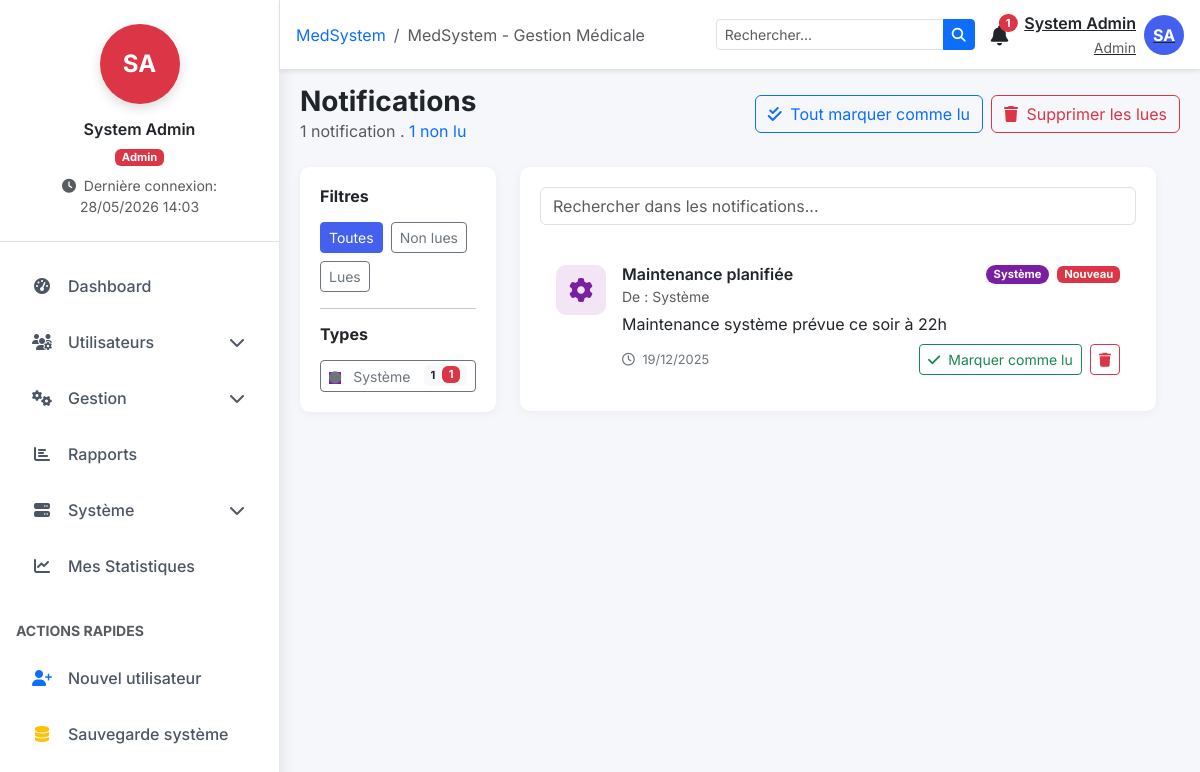
/admin/notifications.php (signed in), run on the app's committed database.
### tables this page shows
CREATE TABLE `notifications` (
  `id` int(11) NOT NULL,
  `user_id` int(11) NOT NULL,
  `type` varchar(50) NOT NULL,
  `titre` varchar(200) NOT NULL,
  `message` text NOT NULL,
  `lien` varchar(255) DEFAULT NULL,
  `lu` tinyint(1) DEFAULT '0',
  `important` tinyint(1) DEFAULT '0',
  `expires_at` datetime DEFAULT NULL,
  `created_at` timestamp NOT NULL DEFAULT CURRENT_TIMESTAMP
);

### config/database.php (called while the page is built, shortened)
<?php
function getTypeName($type) {
    $types = [
        'rdv'          => 'Rendez-vous',
        'consultation' => 'Consultation',
        'patient'      => 'Patient',
        'system'       => 'Système',
        'urgence'      => 'Urgence',
        'message'      => 'Message',
        'info'         => 'Information'
    ];
    return $types[$type] ?? ucfirst($type);
}
function getTypeIcon($type) {
    $icons = [
        'rdv'          => 'fas fa-calendar-alt',
        'consultation' => 'fas fa-stethoscope',
        'patient'      => 'fas fa-user',
        'system'       => 'fas fa-cog',
        'urgence'      => 'fas fa-ambulance',
        'message'      => 'fas fa-envelope',
        'info'         => 'fas fa-info-circle'
    ];
    return $icons[$type] ?? 'fas fa-bell';
}
function getTimeAgo($timestamp) {
    $diff = time() - strtotime($timestamp);
    return date('d/m/Y', strtotime($timestamp));
}
?>

### admin/notifications.php (the view, shortened to what this page needs)
<?php
require_once '../config/database.php';
require_once '../includes/header.php';
$pdo = Database::getInstance()->getConnection();
$user_id = $_SESSION['user_id'];
$role = $_SESSION['role'];
$page = isset($_GET['page']) ? (int)$_GET['page'] : 1;
$limit = 20;
$offset = ($page - 1) * $limit;
try {
    if ($role === 'admin') {
        $sql = "SELECT * FROM notifications WHERE (user_id IS NULL OR user_id = ?)";
        $countSql = "SELECT COUNT(*) as total FROM notifications WHERE (user_id IS NULL OR user_id = ?)";
        $params = [$user_id];
        $countParams = [$user_id];
    } else {
        $sql = "SELECT * FROM notifications WHERE user_id = ?";
        $countSql = "SELECT COUNT(*) as total FROM notifications WHERE user_id = ?";
        $params = [$user_id];
        $countParams = [$user_id];
    }
    $sql .= " ORDER BY created_at DESC LIMIT ? OFFSET ?";
    $params[] = $limit;
    $params[] = $offset;
    $stmtCount = $pdo->prepare($countSql);
    $stmtCount->execute($countParams);
    $totalResult = $stmtCount->fetch(PDO::FETCH_ASSOC);
    $totalNotifications = $totalResult['total'];
    $stmt = $pdo->prepare($sql);
    $stmt->execute($params);
    $notifications = $stmt->fetchAll(PDO::FETCH_ASSOC);
} catch (PDOException $e) {
    error_log("Erreur notifications page: " . $e->getMessage());
    $notifications = [];
    $totalNotifications = 0;
    $totalPages = 1;
}
try {
    if ($role === 'admin') {
        $countSql = "SELECT COUNT(*) as unread_count FROM notifications WHERE (user_id IS NULL OR user_id = ?) AND lu = 0";
        $countStmt = $pdo->prepare($countSql);
        $countStmt->execute([$user_id]);
    } else {
        $countSql = "SELECT COUNT(*) as unread_count FROM notifications WHERE user_id = ? AND lu = 0";
        $countStmt = $pdo->prepare($countSql);
        $countStmt->execute([$user_id]);
    }
    $result = $countStmt->fetch(PDO::FETCH_ASSOC);
    $unreadNotifications = $result['unread_count'] ?? 0;
} catch (PDOException $e) {
    error_log("Erreur comptage notifications: " . $e->getMessage());
}
try {
    if ($role === 'admin') {
        $statsSql = "SELECT type, COUNT(*) as count, SUM(CASE WHEN lu = 0 THEN 1 ELSE 0 END) as unread
                     FROM notifications WHERE (user_id IS NULL OR user_id = ?)
                     GROUP BY type ORDER BY count DESC";
        $statsParams = [$user_id];
    } else {
        $statsSql = "SELECT type, COUNT(*) as count, SUM(CASE WHEN lu = 0 THEN 1 ELSE 0 END) as unread
                     FROM notifications WHERE user_id = ?
                     GROUP BY type ORDER BY count DESC";
        $statsParams = [$user_id];
    }
    $statsStmt = $pdo->prepare($statsSql);
    $statsStmt->execute($statsParams);
    $stats = $statsStmt->fetchAll(PDO::FETCH_ASSOC);
} catch (PDOException $e) {
    error_log("Erreur statistiques notifications: " . $e->getMessage());
}
?>
<?php require_once '../includes/header.php'; ?>
<div class="row mb-4">
    <div class="d-flex justify-content-between align-items-center mb-4">
        <div>
            <h1 class="h3 mb-0 fw-bold">Notifications</h1>
            <p class="text-muted mb-0">
                <?php echo $totalNotifications . ' notification' . ($totalNotifications > 1 ? 's' : ''); ?>
                <?php if ($unreadNotifications > 0): ?>
                    . <span class="text-primary"><?php echo $unreadNotifications; ?> non lu<?php echo ($unreadNotifications > 1 ? 's' : ''); ?></span>
                <?php endif; ?>
            </p>
        </div>
        <div class="d-flex gap-2">
            <button class="btn btn-outline-primary" onclick="markAllAsRead()"><i class="fas fa-check-double me-1"></i> Tout marquer comme lu</button>
            <button class="btn btn-outline-danger" onclick="deleteAllRead()"><i class="fas fa-trash me-1"></i> Supprimer les lues</button>
        </div>
    </div>
    <div class="row">
        <div class="col-lg-3 mb-4">
            <div class="stats-card mb-4">
                <h6 class="fw-bold mb-3">Filtres</h6>
                <div class="d-flex flex-wrap gap-2 mb-3">
                    <button class="btn btn-sm btn-outline-secondary filter-btn active" data-filter="all">Toutes</button>
                    <button class="btn btn-sm btn-outline-secondary filter-btn" data-filter="unread">Non lues</button>
                    <button class="btn btn-sm btn-outline-secondary filter-btn" data-filter="read">Lues</button>
                </div>
                <hr>
                <h6 class="fw-bold mb-3">Types</h6>
                <div class="d-flex flex-column gap-2">
                    <?php foreach ($stats as $stat):
                        $typeName = getTypeName($stat['type']);
                        $badgeClass = 'badge-' . $stat['type'];
                    ?>
                    <button class="btn btn-sm btn-outline-secondary filter-btn text-start d-flex justify-content-between align-items-center" data-type="<?php echo $stat['type']; ?>">
                        <span><i class="fas fa-circle small me-2 <?php echo $badgeClass; ?>"></i> <?php echo $typeName; ?></span>
                        <span class="badge bg-light text-dark"><?php echo $stat['count']; ?>
                            <?php if ($stat['unread'] > 0): ?>
                                <span class="ms-1 badge bg-danger"><?php echo $stat['unread']; ?></span>
                            <?php endif; ?>
                        </span>
                    </button>
                    <?php endforeach; ?>
                </div>
            </div>
        </div>
        <div class="col-lg-9">
            <div class="stats-card">
                <?php if (empty($notifications)): ?>
                    <div class="empty-state"><i class="fas fa-bell-slash"></i><h4 class="h5 mb-2">Aucune notification</h4><p class="text-muted">Vous n'avez pas encore de notifications.</p></div>
                <?php else: ?>
                    <div class="mb-4">
                        <input type="text" class="form-control" placeholder="Rechercher dans les notifications..." id="searchNotifications">
                    </div>
                    <div id="notificationsList">
                        <?php foreach ($notifications as $notification):
                            $unreadClass = $notification['lu'] == 0 ? 'unread' : '';
                            $typeClass = 'type-' . $notification['type'];
                            $badgeClass = 'badge-' . $notification['type'];
                            $typeName = getTypeName($notification['type']);
                            $timeAgo = getTimeAgo($notification['created_at']);
                        ?>
                        <div class="notification-card p-3 bg-white <?php echo $unreadClass; ?>" data-id="<?php echo $notification['id']; ?>" data-type="<?php echo $notification['type']; ?>" data-read="<?php echo $notification['lu']; ?>">
                            <div class="d-flex align-items-start">
                                <div class="notification-icon me-3 <?php echo $typeClass; ?>">
                                    <i class="<?php echo getTypeIcon($notification['type']); ?>"></i>
                                </div>
                                <div class="flex-grow-1">
                                    <div class="d-flex justify-content-between align-items-start mb-1">
                                        <div>
                                            <h6 class="mb-0 fw-semibold"><?php echo htmlspecialchars($notification['titre']); ?></h6>
                                            <small class="text-muted">De : Système</small>
                                        </div>
                                        <div class="d-flex align-items-center gap-2">
                                            <span class="badge badge-type <?php echo $badgeClass; ?>"><?php echo $typeName; ?></span>
                                            <?php if ($notification['lu'] == 0): ?><span class="badge bg-danger">Nouveau</span><?php endif; ?>
                                        </div>
                                    </div>
                                    <p class="mb-2"><?php echo nl2br(htmlspecialchars($notification['message'])); ?></p>
                                    <div class="d-flex justify-content-between align-items-center">
                                        <small class="notification-time"><i class="far fa-clock me-1"></i> <?php echo $timeAgo; ?></small>
                                        <div class="d-flex gap-2">
                                            <?php if ($notification['lu'] == 0): ?>
                                                <button class="btn btn-sm btn-outline-success mark-read-btn" onclick="markAsRead(<?php echo $notification['id']; ?>, this)"><i class="fas fa-check me-1"></i> Marquer comme lu</button>
                                            <?php endif; ?>
                                            <button class="btn btn-sm btn-outline-danger delete-btn" onclick="deleteNotification(<?php echo $notification['id']; ?>, this)"><i class="fas fa-trash"></i></button>
                                        </div>
                                    </div>
                                </div>
                            </div>
                        </div>
                        <?php endforeach; ?>
                    </div>
                <?php endif; ?>
            </div>
        </div>
    </div>
</div>

### includes/header.php (style rules this page uses)
:root { --primary: #4361ee; --primary-dark: #3a56d4; --primary-light: #edf2ff; --sidebar-width: 280px; }
body { font-family: 'Inter', sans-serif; background-color: #f5f7fb; overflow-x: hidden; }
html { scrollbar-color: var(--primary); -webkit-backdrop-filter: blur(); }

### includes/sidebar.php (style rules this page uses)
.badge { font-size: 0.7rem; padding: 0.25em 0.6em; }

### admin/notifications.php (style rules this page uses)
.notification-icon { width: 50px; height: 50px; border-radius: 10px; display: flex; align-items: center; justify-content: center; font-size: 1.5rem; }
.badge-type { font-size: 0.7rem; padding: 4px 8px; border-radius: 20px; }
.notification-time { font-size: 0.8rem; color: #6c757d; }
.filter-btn.active { background-color: var(--primary); color: white; border-color: var(--primary); }
.stats-card { background: white; border-radius: 10px; padding: 20px; box-shadow: 0 2px 10px rgba(0,0,0,0.05); }
.type-system { background-color: #f3e5f5; color: #7b1fa2; }
.badge-system { background-color: #7b1fa2; }

### data on the page
notifications: titre "Maintenance planifiée", type "Système", lu "Nouveau", message "Maintenance système prévue ce soir à 22h", created_at "19/12/2025"

### other printed values
$initials "SA"
$_SESSION['prenom'] "System"
$_SESSION['nom'] "Admin"
$role "Admin"
$_SESSION['last_login'] "28/05/2026 14:03"
$menu['title'] "Dashboard"
$menu['title'] "Utilisateurs"
$menu['title'] "Gestion"
$menu['title'] "Rapports"
$menu['title'] "Système"
$menu['title'] "Mes Statistiques"
$title "MedSystem - Gestion Médicale"
$unreadNotifications "1"
$_SESSION['prenom'] . ' ' . $_SESSION['nom'] "System Admin"
$_SESSION['role'] "Admin"
